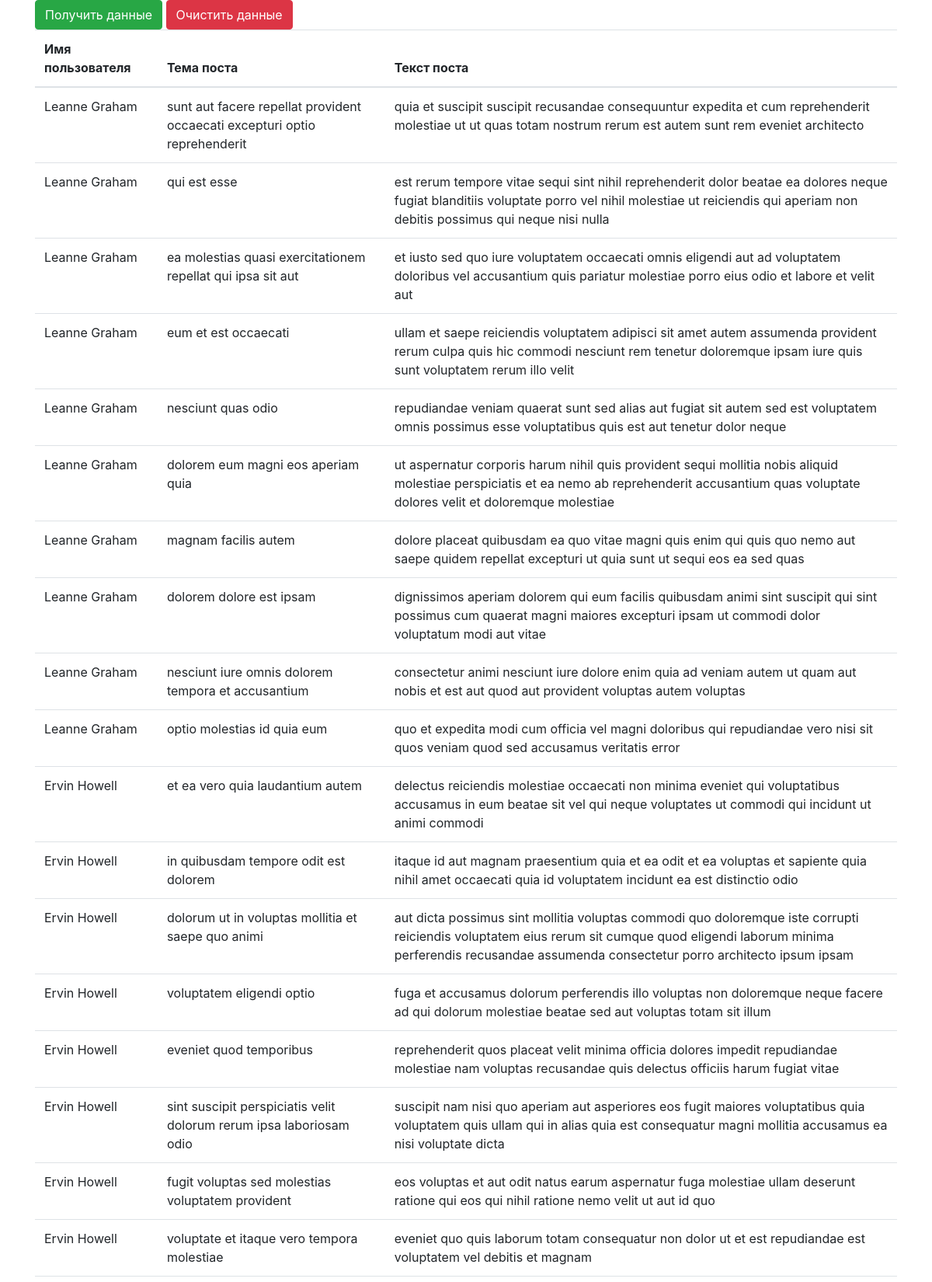
The page / (upper part) on the database its author committed.
### post_loader/models.py (models this page shows)
class Post(models.Model):
    id = models.AutoField(primary_key=True)
    user_id = models.ForeignKey(
        'User',
        on_delete=models.CASCADE,
    )
    title = models.CharField(max_length=255)
    body = models.TextField()

class User(models.Model):
    id = models.IntegerField(primary_key=True)
    name = models.CharField(max_length=255)
    username = models.CharField(max_length=255)
    email = models.EmailField(max_length=255)
    address = models.ForeignKey(
        'Address',
        on_delete=models.RESTRICT,
    )
    phone = models.CharField(max_length=255)
    website = models.CharField(max_length=255)
    company = models.ForeignKey(
        'Company',
        on_delete=models.RESTRICT,
    )

### post_loader/views.py (the view)
# urls.py: path('', views.index, name='index'),
def index(request):
    posts = Post.objects.select_related('user_id').only('user_id__name', 'title', 'body')
    return render(request, 'index.html', {'posts': posts})

### templates/index.html (shortened to what this page needs)
<!DOCTYPE html>
<html lang="en">
<head>
    <link rel="stylesheet" href="https://maxcdn.bootstrapcdn.com/bootstrap/4.0.0/css/bootstrap.min.css"
>
</head>
<body>
<div class="container">
    <div class="row">
        <div class="col-lg-12">
            <div class="buttons-bar">
                <a class="btn btn-success" href="{% url 'load_data' %}">
                    Получить данные
                </a>
                <a class="btn btn-danger" href="{% url 'drop_data' %}">
                    Очистить данные
                </a>
            </div>
        </div>
    </div>
    <div class="row">
        <div class="col-lg-12">
            <table class="table">
                <thead>
                <tr>
                    <th scope="col">Имя пользователя</th>
                    <th scope="col">Тема поста</th>
                    <th scope="col">Текст поста</th>
                </tr>
                </thead>
                <tbody>
                    {% for p in posts %}
                        <tr>
                            <td>{{ p.user_id.name }}</td>
                            <td>{{ p.title }}</td>
                            <td>{{ p.body }}</td>
                        </tr>
                    {% endfor %}
                </tbody>
            </table>
        </div>
    </div>
</div>
</body>
</html>

### rows shown on the page
Post: user_id.name "Leanne Graham", title "sunt aut facere repellat provident occaecati excepturi optio reprehenderit", body "quia et suscipit suscipit recusandae consequuntur expedita et cum reprehenderit molestiae ut ut quas totam nostrum rerum est autem sunt rem eveniet architecto"
Post: user_id.name "Leanne Graham", title "qui est esse", body "est rerum tempore vitae sequi sint nihil reprehenderit dolor beatae ea dolores neque fugiat blanditiis voluptate porro vel nihil molestiae ut reiciendis qui aperiam non debitis possimus qui neque nisi nulla"
Post: user_id.name "Leanne Graham", title "ea molestias quasi exercitationem repellat qui ipsa sit aut", body "et iusto sed quo iure voluptatem occaecati omnis eligendi aut ad voluptatem doloribus vel accusantium quis pariatur molestiae porro eius odio et labore et velit aut"
Post: user_id.name "Leanne Graham", title "eum et est occaecati", body "ullam et saepe reiciendis voluptatem adipisci sit amet autem assumenda provident rerum culpa quis hic commodi nesciunt rem tenetur doloremque ipsam iure quis sunt voluptatem rerum illo velit"
Post: user_id.name "Leanne Graham", title "nesciunt quas odio", body "repudiandae veniam quaerat sunt sed alias aut fugiat sit autem sed est voluptatem omnis possimus esse voluptatibus quis est aut tenetur dolor neque"
Post: user_id.name "Leanne Graham", title "dolorem eum magni eos aperiam quia", body "ut aspernatur corporis harum nihil quis provident sequi mollitia nobis aliquid molestiae perspiciatis et ea nemo ab reprehenderit accusantium quas voluptate dolores velit et doloremque molestiae"
Post: user_id.name "Leanne Graham", title "magnam facilis autem", body "dolore placeat quibusdam ea quo vitae magni quis enim qui quis quo nemo aut saepe quidem repellat excepturi ut quia sunt ut sequi eos ea sed quas"
Post: user_id.name "Leanne Graham", title "dolorem dolore est ipsam", body "dignissimos aperiam dolorem qui eum facilis quibusdam animi sint suscipit qui sint possimus cum quaerat magni maiores excepturi ipsam ut commodi dolor voluptatum modi aut vitae"
Post: user_id.name "Leanne Graham", title "nesciunt iure omnis dolorem tempora et accusantium", body "consectetur animi nesciunt iure dolore enim quia ad veniam autem ut quam aut nobis et est aut quod aut provident voluptas autem voluptas"
Post: user_id.name "Leanne Graham", title "optio molestias id quia eum", body "quo et expedita modi cum officia vel magni doloribus qui repudiandae vero nisi sit quos veniam quod sed accusamus veritatis error"
Post: user_id.name "Ervin Howell", title "et ea vero quia laudantium autem", body "delectus reiciendis molestiae occaecati non minima eveniet qui voluptatibus accusamus in eum beatae sit vel qui neque voluptates ut commodi qui incidunt ut animi commodi"
Post: user_id.name "Ervin Howell", title "in quibusdam tempore odit est dolorem", body "itaque id aut magnam praesentium quia et ea odit et ea voluptas et sapiente quia nihil amet occaecati quia id voluptatem incidunt ea est distinctio odio"
Post: user_id.name "Ervin Howell", title "dolorum ut in voluptas mollitia et saepe quo animi", body "aut dicta possimus sint mollitia voluptas commodi quo doloremque iste corrupti reiciendis voluptatem eius rerum sit cumque quod eligendi laborum minima perferendis recusandae assumenda consectetur porro architecto ipsum ipsam"
Post: user_id.name "Ervin Howell", title "voluptatem eligendi optio", body "fuga et accusamus dolorum perferendis illo voluptas non doloremque neque facere ad qui dolorum molestiae beatae sed aut voluptas totam sit illum"
Post: user_id.name "Ervin Howell", title "eveniet quod temporibus", body "reprehenderit quos placeat velit minima officia dolores impedit repudiandae molestiae nam voluptas recusandae quis delectus officiis harum fugiat vitae"
Post: user_id.name "Ervin Howell", title "sint suscipit perspiciatis velit dolorum rerum ipsa laboriosam odio", body "suscipit nam nisi quo aperiam aut asperiores eos fugit maiores voluptatibus quia voluptatem quis ullam qui in alias quia est consequatur magni mollitia accusamus ea nisi voluptate dicta"
Post: user_id.name "Ervin Howell", title "fugit voluptas sed molestias voluptatem provident", body "eos voluptas et aut odit natus earum aspernatur fuga molestiae ullam deserunt ratione qui eos qui nihil ratione nemo velit ut aut id quo"
Post: user_id.name "Ervin Howell", title "voluptate et itaque vero tempora molestiae", body "eveniet quo quis laborum totam consequatur non dolor ut et est repudiandae est voluptatem vel debitis et magnam"
